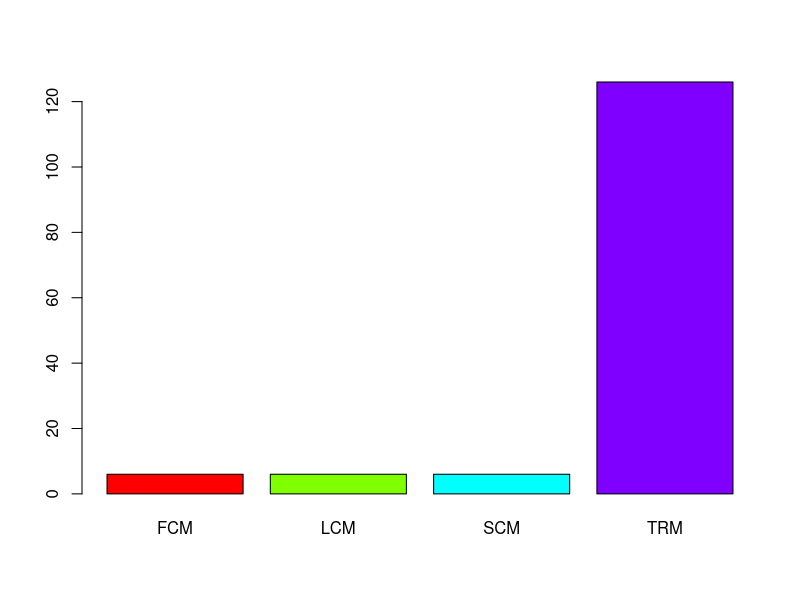
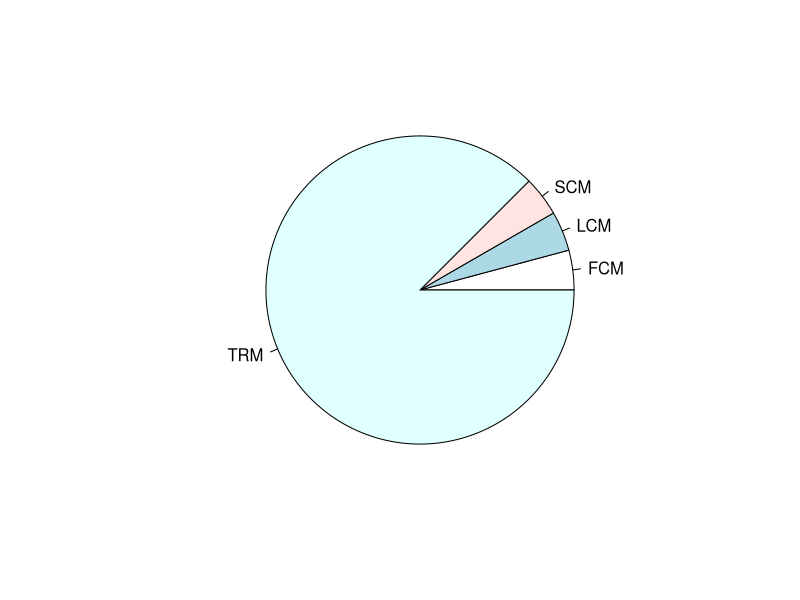
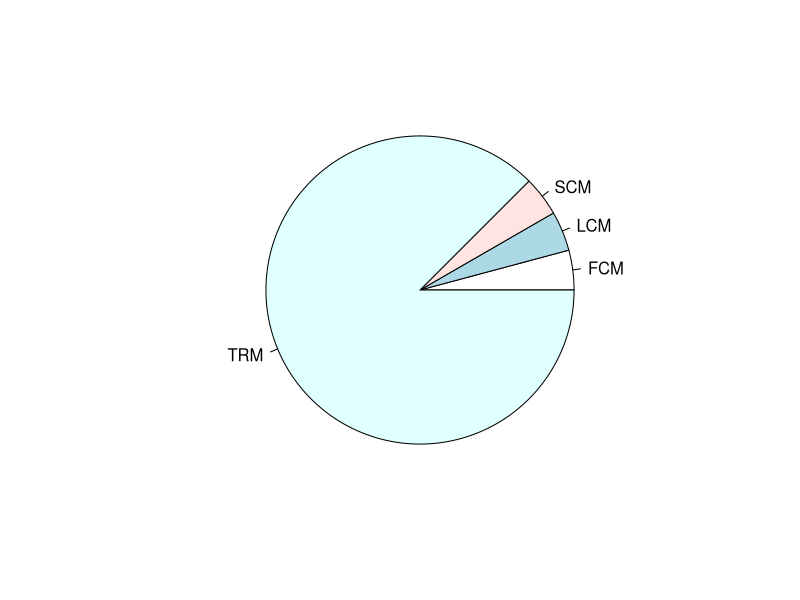

These charts were generated, in order, by the following R code:
## ---- chunk 1

## ---- chunk 2
getwd()
## ---- chunk 3
ddt <- read.csv("DDT.csv")
head(ddt, n = 6) 
## ---- chunk 4
qual = ddt[, c(1 , 3)]
head(qual, n=0)
quant = ddt[, c(2 , 4, 5, 6)]
head(quant, n=0)
speciesVector <- c(with(ddt, table(SPECIES)))
print("Number of Species of Fish")
print(length(unique(speciesVector)))
bigbass=with(ddt, ddt[WEIGHT>800 & SPECIES=="LMBASS",])
print(bigbass)
riverscm = with(ddt, ddt[DDT>4.0 & RIVER=="SCM",])
print(riverscm)
mean(ddt[["LENGTH"]])
print(sd(ddt$WEIGHT))

## ---- chunk 5
rivers = ddt[, c(1)]
rt =table(rivers)
print(rt)
## ---- chunk 6
barplot(rt,beside=TRUE,col=rainbow(4))
## ---- chunk 7
species = ddt[, c(3)]
st =table(species)
## ---- chunk 8
pie(rt)
## ---- chunk 9
pie(rt)
